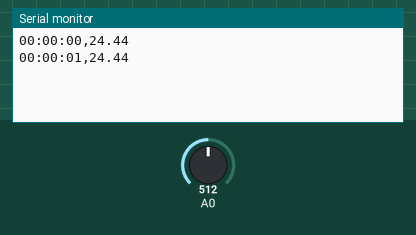
Recording of a sketch running on a simulated Arduino Uno, built with avr-gcc and run on an emulated ATmega328P. Shown: the last lines printed to the serial monitor. Inputs (shaded band) come from the test bench; at power-on: A0 = 512.

Above: at 1.8 s.
1.9 s: A0 set to 716
At 2.8 s:
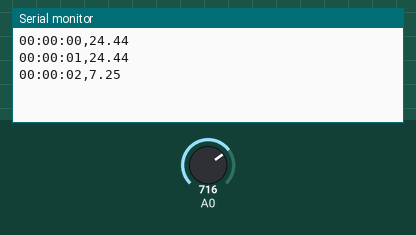
3.4 s: A0 set to 900
At 4.4 s:
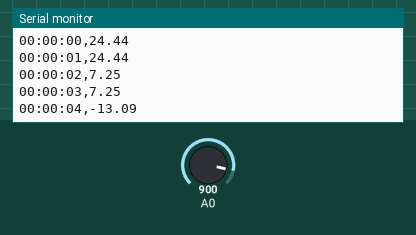
Timing chart, 0 to 6.4 s (numbered marks = the images above; inputs shaded):
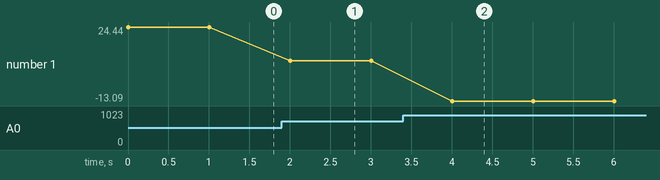

The sketch:

thermistor.ino
```cpp
int azero = 0;
float v = 0;
float RT = 0;
float T = 0;
//double prev_time = 0;
int sec = 0;
int min = 0;
int hou = 0;
char time_stamp[50];

#define RR 10240
#define BETA 4100
#define T0 298.15
#define R0 10000
#define zero 273.15

void setup() {
  // initialize serial communication at 9600 bits per second:
  Serial.begin(9600);

}

void loop() {
  // leer el pin A0
  azero = analogRead(A0);
  // convertir en voltaje
  v = (azero/1023.0)*5;
  // convertir en resistencia
  RT = (5/v) - 1;
  RT = RR/RT;
  // convertir en temperatura
  T = BETA + T0 * log(RT/R0);
  T = (BETA * T0) / T;
  T = T - zero;
  sprintf(time_stamp,"%02d:%02d:%02d,", hou, min, sec);
  Serial.print(time_stamp);
  Serial.println(T);
  //prev_time = millis();
  delay(1000);        // esperar un segundo
  sec++;
  //sec += (int)((millis() - prev_time)/1000);
    if (sec >= 60){
      sec = 0;
      min++;
    }
    if (min >= 60){
      min = 0;
      hou++;
    }
}
```

Measured:
- after the input at 1.9 s, the serial monitor: prints a new line after 0.10 s (image 1)
- after the input at 3.4 s, the serial monitor: prints a new line after 0.61 s (image 2)
- plotted number 1: 24.44 → 7.25 after the input at 1.9 s, 7.25 → -13.09 after the input at 3.4 s
